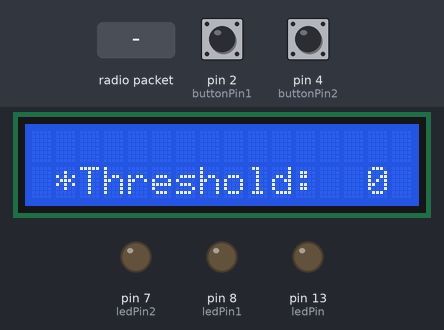
The sketch below on a simulated Arduino Uno, built with avr-gcc and run on an emulated ATmega328P. On the bench: 16×2 character LCD, output pins drawn as LEDs (lit = HIGH). The test bench sets the inputs (shaded band); at power-on: pin 2 (buttonPin1) LOW, pin 4 (buttonPin2) LOW. No radio packets arrive unless stated.

Above: at 4.2 s.
4.3 s: radio packet "5" arrives
At 4.9 s:
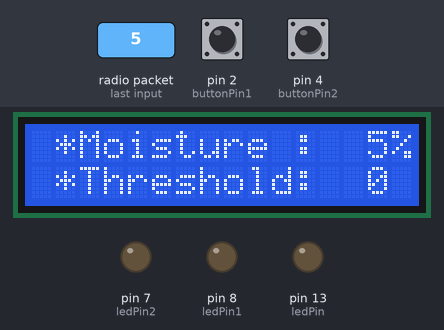
5.8 s: pin 2 (buttonPin1) pulled HIGH for 0.15 s
At 7.1 s:
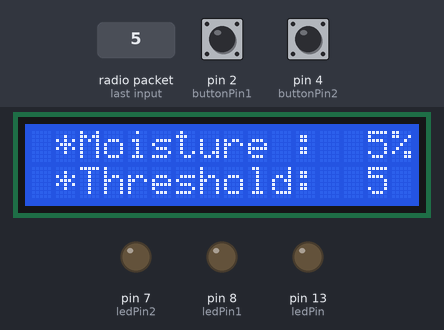
7.4 s: pin 4 (buttonPin2) pulled HIGH for 0.15 s
At 8.6 s:
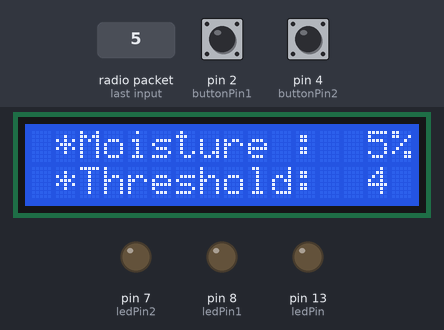
9.0 s: pin 2 (buttonPin1) pulled HIGH for 1 s
At 9.6 s:
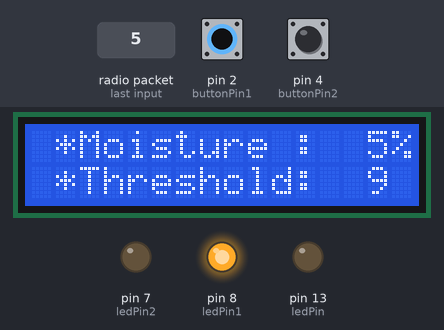
11.5 s: pin 4 (buttonPin2) pulled HIGH for 1 s
At 13.3 s:
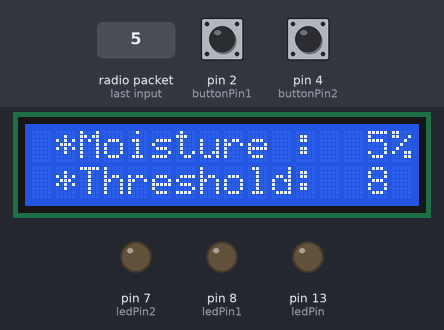
14.0 s: radio packet "5" arrives
At 14.8 s:
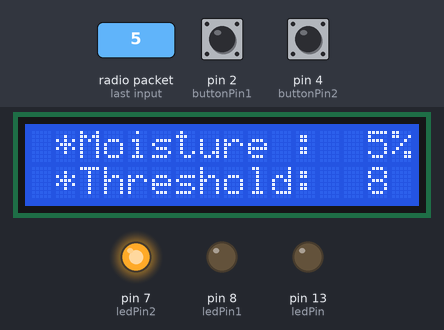
Timing chart, 0 to 16.5 s (numbered marks = the images above; inputs shaded):
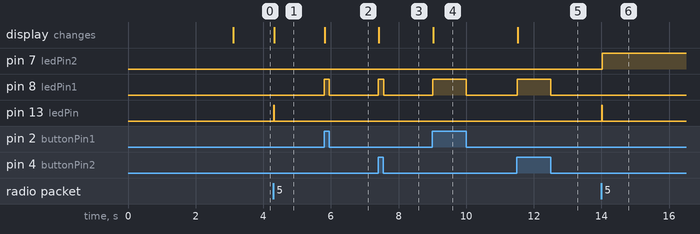

Measured:
- after the input at 4.3 s, pin 13 (ledPin): LOW → HIGH at once, → LOW 0.01 s later; the display: changes at once (image 1)
- after the input at 5.8 s, pin 8 (ledPin1): LOW → HIGH at once, → LOW 0.15 s later; the display: changes at once (image 2)
- after the input at 7.4 s, pin 8 (ledPin1): LOW → HIGH at once, → LOW 0.15 s later; the display: changes at once (image 3)
- after the input at 9.0 s, pin 8 (ledPin1): LOW → HIGH at once, → LOW 1.0 s later; the display: changes at once (image 4)
- after the input at 11.5 s, pin 8 (ledPin1): LOW → HIGH at once, → LOW 1.0 s later; the display: changes at once (image 5)
- after the input at 14.0 s, pin 7 (ledPin2): LOW → HIGH at once; pin 13 (ledPin): LOW → HIGH at once, → LOW 0.01 s later

The sketch:

Receiver.ino
```cpp
#include <LiquidCrystal_I2C.h>
#include <VirtualWire.h>


// Set the LCD address to 0x27 for a 16 chars and 2 line display
LiquidCrystal_I2C lcd(0x3f, 2, 1, 0, 4, 5, 6, 7, 3, POSITIVE);

  const int buttonPin1=2;
  const int buttonPin2=4;
  const int ledPin1=8;
  int threshold=0;
  int buttonState1=0;
  int lastbuttonState1=0;
  int buttonState2=0;
  int lastbuttonState2=0;

// LED's
int ledPin = 13;
int ledPin2 = 7;
const int datain = 12;

// Sensors
int Sensor1Data;

// RF Transmission container
char Sensor1CharMsg[4];

void setup() {
  // sets the digital pin as output
  pinMode(ledPin, OUTPUT);
  pinMode(ledPin1,OUTPUT);
  pinMode(ledPin2,OUTPUT);
  pinMode(buttonPin1,INPUT);
  pinMode(buttonPin2,INPUT);

    // initialize the LCD
  lcd.begin(16,2);
// Turn on the blacklight and print a message.
  lcd.backlight();
  lcd.setCursor(1, 0);
  lcd.print("Soil Moisture");
  lcd.setCursor(1, 1);
  lcd.print("measure system");
  delay(3000);
  lcd.clear();
    // VirtualWire
    // Initialise the IO and ISR
    // Required for DR3100
    vw_set_ptt_inverted(true);
    vw_set_rx_pin(datain);
    // Bits per sec
    vw_setup(2000);

    // Start the receiver PLL running
    vw_rx_start();

} // END void setup

void loop(){

    buttonState1 = digitalRead(buttonPin1);
    buttonState2 = digitalRead(buttonPin2);

    //if(buttonState2==HIGH){
      if(buttonState1!=lastbuttonState1){
        if(buttonState1==HIGH){
          threshold+=5;
          digitalWrite(ledPin1,HIGH);
        }
        else{
          digitalWrite(ledPin1,LOW);
        }
        lastbuttonState1=buttonState1;
      }
      if(buttonState2!=lastbuttonState2){
        if(buttonState2==HIGH){
          threshold-=1;
          digitalWrite(ledPin1,HIGH);
        }
        else{
          digitalWrite(ledPin1,LOW);
        }
        lastbuttonState2=buttonState2;
      }
   lcd.setCursor(1,1);
   lcd.print("*Threshold: ");
   if(threshold<10 and threshold>=0) lcd.print(" ");
   lcd.print(threshold);
   //}

    uint8_t buf[VW_MAX_MESSAGE_LEN];
    uint8_t buflen = VW_MAX_MESSAGE_LEN;

    // Non-blocking
    if (vw_get_message(buf, &buflen))
    {
    int i;
        // Turn on a light to show received good message
        digitalWrite(13, true);

        // Message with a good checksum received, dump it.
        for (i = 0; i < buflen; i++)
    {
          // Fill Sensor1CharMsg Char array with corresponding
          // chars from buffer.
          Sensor1CharMsg[i] = char(buf[i]);
    }

        // Null terminate the char array
        // This needs to be done otherwise problems will occur
        // when the incoming messages has less digits than the
        // one before.
        Sensor1CharMsg[buflen] = '\0';

        // Convert Sensor1CharMsg Char array to integer
        Sensor1Data = atoi(Sensor1CharMsg);

          lcd.setCursor(1, 0);
        lcd.print("*Moisture :");
        if (Sensor1Data < 10) lcd.print("  ");
        else lcd.print(" ");
        lcd.print(Sensor1Data);
        lcd.print("%");
        //delay(3000);
        if(Sensor1Data<threshold){
            digitalWrite(7,true);
        }
        else{
            digitalWrite(7,false);
        }

        digitalWrite(13, false);
    }


        // Turn off light to and await next message
        //digitalWrite(13,true);
}
```
